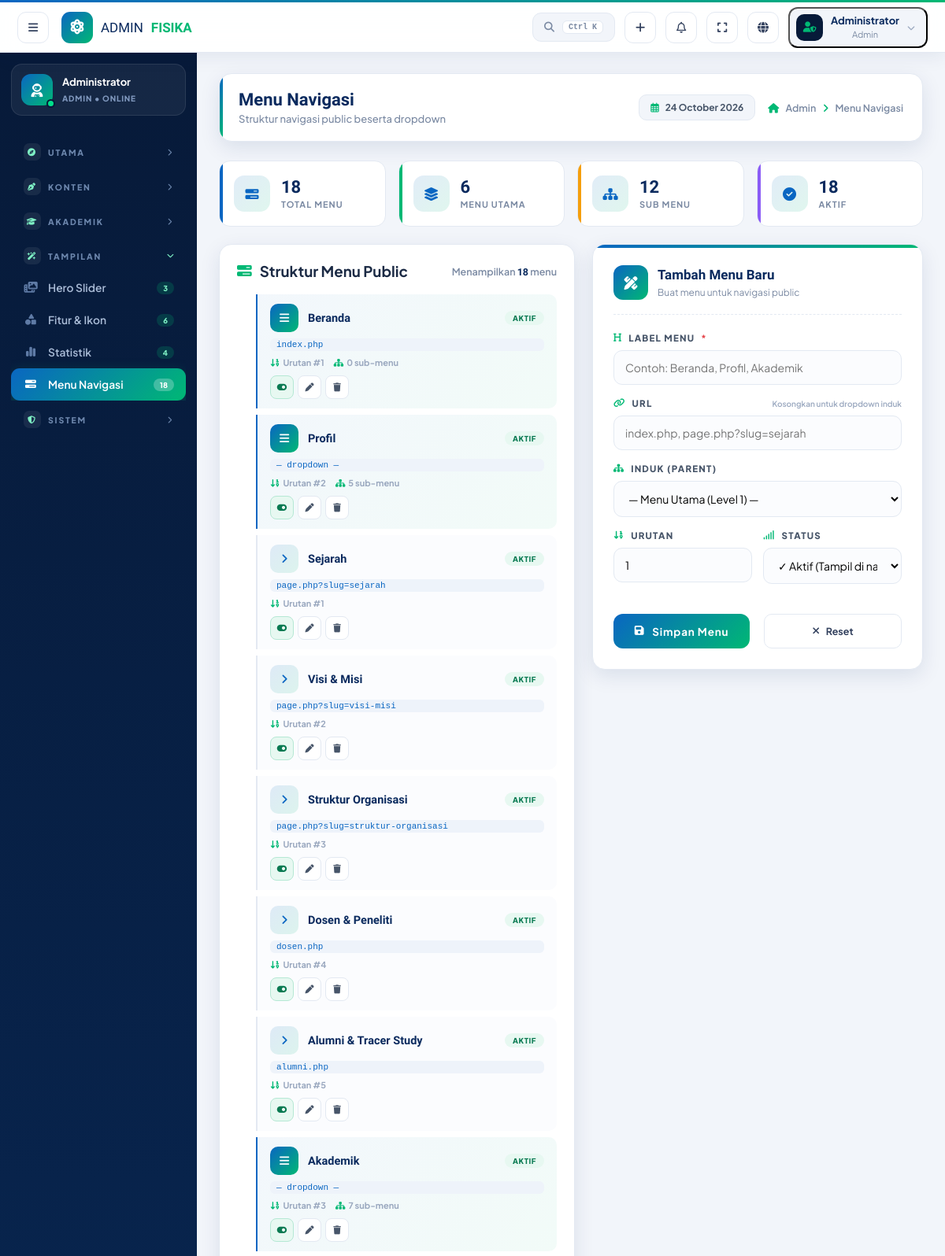
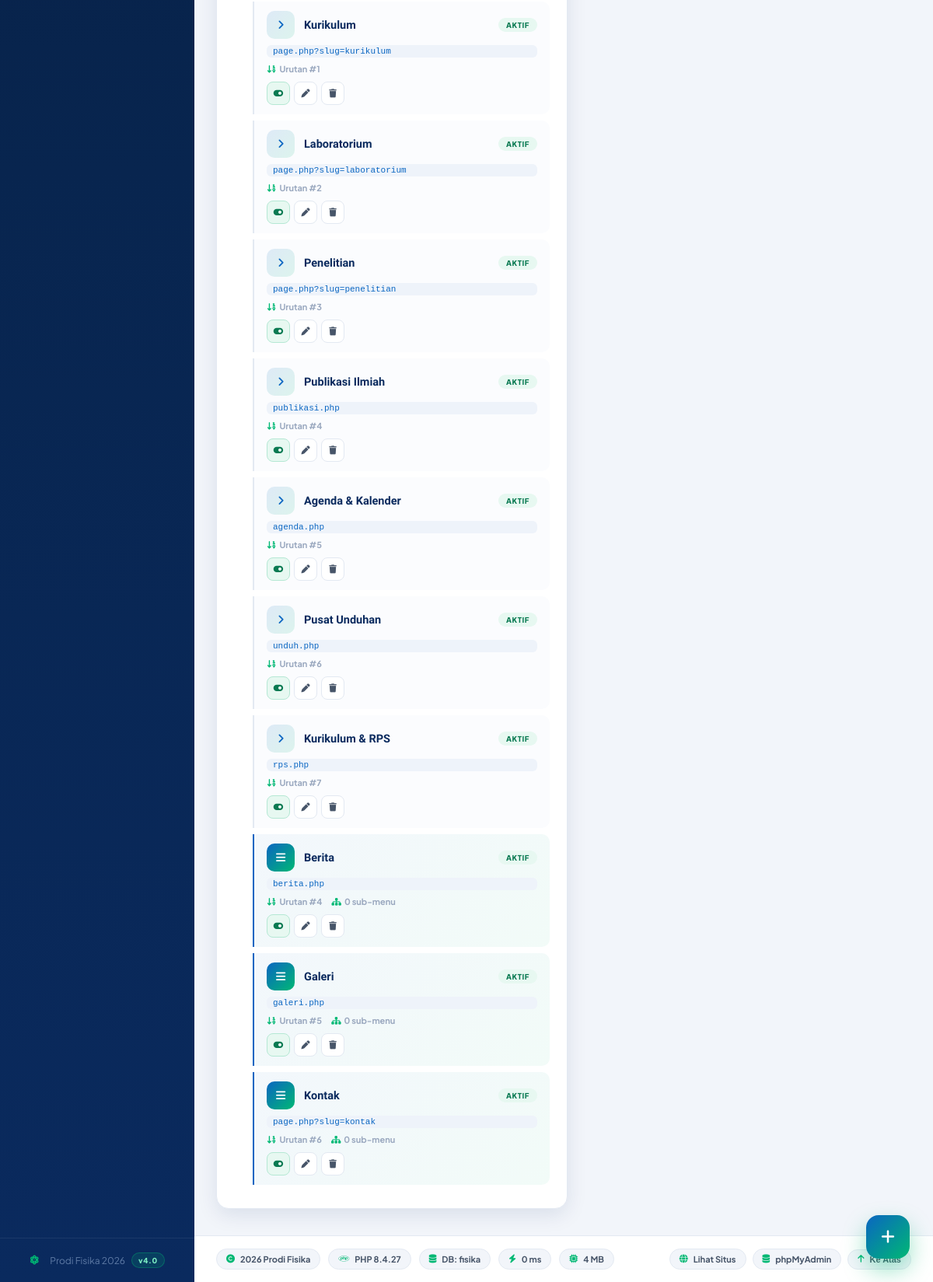
The app's page /admin/menu.php (signed in) with its own data (2 pictures, top to bottom).
### tables this page shows
CREATE TABLE `menus` (
  `id` int(11) NOT NULL,
  `label` varchar(100) NOT NULL,
  `url` varchar(255) NOT NULL DEFAULT '',
  `parent_id` int(11) DEFAULT '0',
  `urutan` int(11) DEFAULT '1',
  `aktif` tinyint(4) DEFAULT '1'
);

### config/config.php (called while the page is built, shortened)
<?php
function q(mysqli $conn, string $sql): array {
    try {
        $r = $conn->query($sql);
        return $r ? $r->fetch_all(MYSQLI_ASSOC) : [];
    } catch (Throwable $e) {
        if (ENVIRONMENT === 'development') {
            error_log('Query error: ' . $e->getMessage() . ' | SQL: ' . $sql);
        }
        return [];
    }
}
function e($v): string { return htmlspecialchars((string)$v, ENT_QUOTES, 'UTF-8'); }
function url(string $path = ''): string { return SITE_URL . '/' . ltrim($path, '/'); }

### admin/menu.php (the view, shortened to what this page needs)
<?php
require_once __DIR__ . '/../config/config.php';
$edit = null;
$allMenus = q($conn, "SELECT * FROM menus ORDER BY parent_id ASC, urutan ASC");
$parents = array_filter($allMenus, fn($m) => (int)$m['parent_id'] === 0);
$children = array_filter($allMenus, fn($m) => (int)$m['parent_id'] !== 0);
$stTotal = count($allMenus);
$stParent = count($parents);
$stChild = count($children);
$stAktif = count(array_filter($allMenus, fn($m) => (int)$m['aktif'] === 1));
require_once __DIR__ . '/includes/header.php';
?>
<div class="m2-stats">
  <div class="m2-st c-b"><span class="m2-st-ic"><i class="fa-solid fa-bars-progress"></i></span><div><b><?= $stTotal ?></b><small>Total Menu</small></div></div>
  <div class="m2-st c-g"><span class="m2-st-ic"><i class="fa-solid fa-layer-group"></i></span><div><b><?= $stParent ?></b><small>Menu Utama</small></div></div>
  <div class="m2-st c-a"><span class="m2-st-ic"><i class="fa-solid fa-sitemap"></i></span><div><b><?= $stChild ?></b><small>Sub Menu</small></div></div>
  <div class="m2-st c-p"><span class="m2-st-ic"><i class="fa-solid fa-circle-check"></i></span><div><b><?= $stAktif ?></b><small>Aktif</small></div></div>
</div>
<div style="display:grid;grid-template-columns:1fr 420px;gap:22px;align-items:start">
  <div class="m2-tree">
    <div class="m2-tree-head">
      <h3><i class="fa-solid fa-bars-progress"></i>Struktur Menu Public</h3>
      <span class="info">Menampilkan <b><?= $stTotal ?></b> menu</span>
    </div>
    <?php if (!$allMenus): ?>
    <div style="text-align:center;padding:50px 20px;background:var(--gray);border-radius:12px">
      <i class="fa-solid fa-bars-progress" style="font-size:40px;color:#cfd8e3;margin-bottom:14px"></i>
      <h4 style="color:var(--blue-dark);margin-bottom:8px">Belum ada menu</h4>
      <p style="color:#7b8aa3;font-size:13px;margin-bottom:16px">Tambahkan menu pertama Anda untuk navigasi public.</p>
      <a href="?edit=0" class="btn-primary"><i class="fa-solid fa-plus"></i> Buat Menu Pertama</a>
    </div>
    <?php else: ?>
    <?php foreach ($parents as $p):
      $pChildren = array_filter($children, fn($c) => (int)$c['parent_id'] === (int)$p['id']); ?>
    <div class="m2-item parent">
      <div class="m2-top">
        <span class="m2-ic"><i class="fa-solid fa-bars"></i></span>
        <h4><?= e($p['label']) ?></h4>
        <span class="m2-badge <?= $p['aktif'] ? 'on' : 'off' ?>"><?= $p['aktif'] ? 'AKTIF' : 'NONAKTIF' ?></span>
      </div>
      <code><?= e($p['url'] ?: '— dropdown —') ?></code>
      <div class="m2-meta">
        <span><i class="fa-solid fa-arrow-down-1-9"></i>Urutan #<?= (int)$p['urutan'] ?></span>
        <span><i class="fa-solid fa-sitemap"></i><?= count($pChildren) ?> sub-menu</span>
      </div>
      <div class="m2-acts">
        <form method="post" class="inline"><button name="toggle" value="1" class="tg <?= $p['aktif'] ? '' : 'off' ?>" title="<?= $p['aktif'] ? 'Nonaktifkan' : 'Aktifkan' ?>"><i class="fa-solid <?= $p['aktif'] ? 'fa-toggle-on' : 'fa-toggle-off' ?>"></i></button></form>
        <a href="?edit=<?= (int)$p['id'] ?>" title="Edit"><i class="fa-solid fa-pen"></i></a>
        <button type="button" class="dng" onclick="mDel(<?= (int)$p['id'] ?>,'<?= e(addslashes($p['label'])) ?>')" title="Hapus"><i class="fa-solid fa-trash"></i></button>
      </div>
    </div>
    <?php foreach ($pChildren as $c): ?>
    <div class="m2-item">
      <div class="m2-top">
        <span class="m2-ic"><i class="fa-solid fa-angle-right"></i></span>
        <h4><?= e($c['label']) ?></h4>
        <span class="m2-badge <?= $c['aktif'] ? 'on' : 'off' ?>"><?= $c['aktif'] ? 'AKTIF' : 'NONAKTIF' ?></span>
      </div>
      <code><?= e($c['url']) ?></code>
      <div class="m2-meta">
        <span><i class="fa-solid fa-arrow-down-1-9"></i>Urutan #<?= (int)$c['urutan'] ?></span>
      </div>
      <div class="m2-acts">
        <form method="post" class="inline"><button name="toggle" value="1" class="tg <?= $c['aktif'] ? '' : 'off' ?>" title="<?= $c['aktif'] ? 'Nonaktifkan' : 'Aktifkan' ?>"><i class="fa-solid <?= $c['aktif'] ? 'fa-toggle-on' : 'fa-toggle-off' ?>"></i></button></form>
        <a href="?edit=<?= (int)$c['id'] ?>" title="Edit"><i class="fa-solid fa-pen"></i></a>
        <button type="button" class="dng" onclick="mDel(<?= (int)$c['id'] ?>,'<?= e(addslashes($c['label'])) ?>')" title="Hapus"><i class="fa-solid fa-trash"></i></button>
      </div>
    </div>
    <?php endforeach; endforeach; ?>
    <?php endif; ?>
  </div>
  <form method="post" class="m2-edit">
    <div class="m2-h">
      <span class="ic"><i class="fa-solid fa-pen-ruler"></i></span>
      <div>
        <b><?= ($edit['id'] ?? 0) ? 'Edit Menu' : 'Tambah Menu Baru' ?></b>
        <small><?= ($edit['id'] ?? 0) ? 'Memperbarui menu #' . $edit['id'] : 'Buat menu untuk navigasi public' ?></small>
      </div>
    </div>
    <div class="m2-fld">
      <label><i class="fa-solid fa-heading"></i> Label Menu <span class="req">*</span></label>
      <input name="label" value="<?= e($edit['label'] ?? '') ?>" placeholder="Contoh: Beranda, Profil, Akademik" required>
    </div>
    <div class="m2-fld">
      <label><i class="fa-solid fa-link"></i> URL <span style="margin-left:auto;font-size:10px;color:#9aa8bf;font-weight:600;letter-spacing:0;text-transform:none">Kosongkan untuk dropdown induk</span></label>
      <input name="url" value="<?= e($edit['url'] ?? '') ?>" placeholder="index.php, page.php?slug=sejarah">
    </div>
    <div class="m2-fld">
      <label><i class="fa-solid fa-sitemap"></i> Induk (Parent)</label>
      <select name="parent_id">
        <option value="0">— Menu Utama (Level 1) —</option>
      </select>
    </div>
    <div style="display:grid;grid-template-columns:1fr 1fr;gap:14px">
      <div class="m2-fld">
        <label><i class="fa-solid fa-arrow-down-1-9"></i> Urutan</label>
        <input type="number" name="urutan" value="<?= (int)($edit['urutan'] ?? 1) ?>" min="1">
      </div>
      <div class="m2-fld">
        <label><i class="fa-solid fa-signal"></i> Status</label>
        <select name="aktif">
          <option value="1" <?= ($edit['aktif'] ?? 1) ? 'selected' : '' ?>>✓ Aktif (Tampil di navigasi)</option>
        </select>
      </div>
    </div>
    <div class="m2-actions">
      <button type="submit" name="simpan" value="1" class="btn-primary"><i class="fa-solid fa-floppy-disk"></i> <?= ($edit['id'] ?? 0) ? 'Perbarui Menu' : 'Simpan Menu' ?></button>
      <a class="btn-ghost-d" href="<?= url('admin/menu.php') ?>"><i class="fa-solid fa-xmark"></i> Reset</a>
    </div>
  </form>
</div>
<a href="?edit=0" style="position:fixed;right:30px;bottom:30px;width:56px;height:56px;border-radius:16px;background:var(--grad);color:#fff;display:grid;place-items:center;font-size:20px;box-shadow:0 14px 30px rgba(0,184,116,.4);transition:.3s;z-index:100;text-decoration:none" onmouseover="this.style.transform='translateY(-4px) scale(1.08)'" onmouseout="this.style.transform=''">
  <i class="fa-solid fa-plus"></i>
</a>
<?php require_once __DIR__ . '/includes/footer.php'; ?>

### assets/admin/css/admin.css (style rules this page uses)
:root { --blue:#0a66c2; --blue-dark:#0a2a5e; --blue-deep:#071a39; --green:#00b874; --black:#0b0f14; --gray:#f2f5fa; --line:#e3e9f2; --grad:linear-gradient(135deg,#0a66c2 0%,#00b874 100%); --body:'Plus Jakarta Sans',system-ui,sans-serif; --display:'Sora',sans-serif; --shadow:0 8px 26px rgba(10,42,94,.10); }
* { margin:0;padding:0;box-sizing:border-box }
body { font-family:var(--body);background:var(--gray);color:#1c2b45 }
a { text-decoration:none;color:inherit }
code { background:#eef3fa;padding:2px 8px;border-radius:6px;font-size:12px;color:var(--blue) }
.btn-primary { display:inline-flex;align-items:center;gap:10px;background:var(--grad);border:0;color:#fff;font-weight:700;font-size:13.5px;letter-spacing:.8px;padding:14px 26px;border-radius:12px;cursor:pointer;transition:.3s;font-family:var(--body) }
.btn-ghost-d { display:inline-flex;align-items:center;gap:8px;border:1.6px solid var(--line);color:#33415e;font-weight:700;font-size:12.5px;padding:10px 16px;border-radius:10px;margin-left:8px }
.inline { display:inline }

### records on screen
menus: label "Beranda", aktif "AKTIF", url "index.php", urutan "1", count($pChildren) "0"
menus: label "Profil", aktif "AKTIF", url "— dropdown —", urutan "2", count($pChildren) "5"
menus: label "Sejarah", aktif "AKTIF", url "page.php?slug=sejarah", urutan "1"
menus: label "Visi & Misi", aktif "AKTIF", url "page.php?slug=visi-misi", urutan "2"
menus: label "Struktur Organisasi", aktif "AKTIF", url "page.php?slug=struktur-organisasi", urutan "3"
menus: label "Dosen & Peneliti", aktif "AKTIF", url "dosen.php", urutan "4"
menus: label "Alumni & Tracer Study", aktif "AKTIF", url "alumni.php", urutan "5"
menus: label "Akademik", aktif "AKTIF", url "— dropdown —", urutan "3", count($pChildren) "7"
menus: label "Kurikulum", aktif "AKTIF", url "page.php?slug=kurikulum", urutan "1"
menus: label "Laboratorium", aktif "AKTIF", url "page.php?slug=laboratorium", urutan "2"
menus: label "Penelitian", aktif "AKTIF", url "page.php?slug=penelitian", urutan "3"
menus: label "Publikasi Ilmiah", aktif "AKTIF", url "publikasi.php", urutan "4"
menus: label "Agenda & Kalender", aktif "AKTIF", url "agenda.php", urutan "5"
menus: label "Pusat Unduhan", aktif "AKTIF", url "unduh.php", urutan "6"
menus: label "Kurikulum & RPS", aktif "AKTIF", url "rps.php", urutan "7"
menus: label "Berita", aktif "AKTIF", url "berita.php", urutan "4", count($pChildren) "0"
menus: label "Galeri", aktif "AKTIF", url "galeri.php", urutan "5", count($pChildren) "0"
menus: label "Kontak", aktif "AKTIF", url "page.php?slug=kontak", urutan "6", count($pChildren) "0"

### other values on screen
$_SESSION['admin_name'] "Administrator"
$_SESSION['admin_role'] "Admin"
$_SESSION['admin_role'] "ADMIN"
$g[0] "UTAMA"
$g[0] "KONTEN"
$g[0] "AKADEMIK"
$g[0] "TAMPILAN"
$n[2] "Hero Slider"
$n[3] "3"
$n[2] "Fitur & Ikon"
$n[3] "6"
$n[2] "Statistik"
$n[3] "4"
$n[2] "Menu Navigasi"
$n[3] "18"
